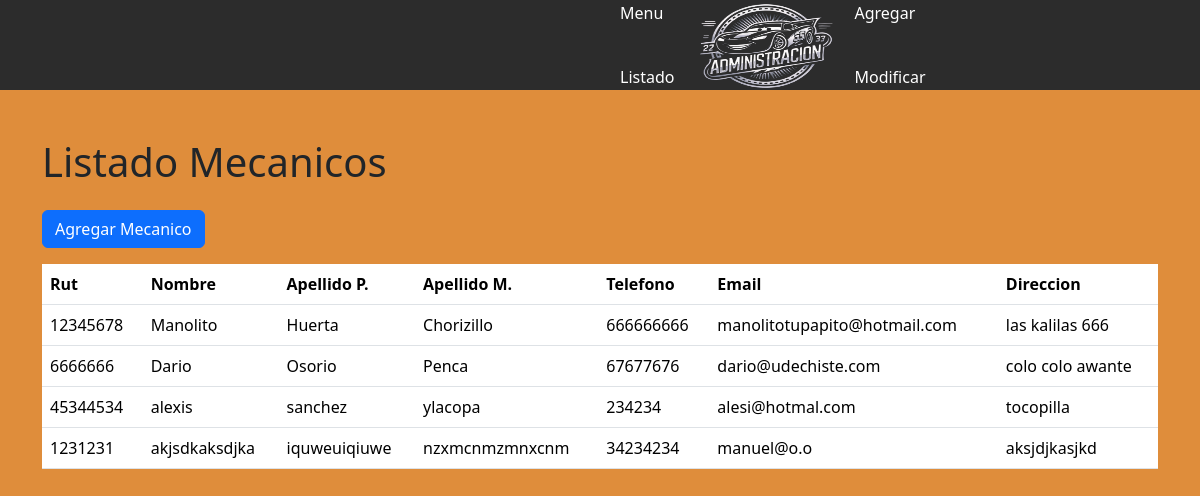
Screenshot of /listarM with the database file from the repository.
### myapp/models.py (models this page shows, shortened)
class Mecanico(models.Model):
    rut = models.CharField(primary_key=True, max_length=10)
    nombre = models.CharField(max_length=20)
    apellido_paterno = models.CharField(max_length=20)
    apellido_materno = models.CharField(max_length=20)
    telefono = models.CharField(max_length=45)
    email = models.EmailField(unique=True, max_length=100, blank=True, null=True)
    direccion = models.CharField(max_length=50, blank=True, null=True)

### myapp/views.py (the view)
# urls.py: path('listarM', views.listarM, name='listarM'),
def listarM(request):
    mecanicos = Mecanico.objects.all()
    contexto = {
        'mecanicos': mecanicos
    }
    return render(request, 'Administracion/listarM.html', contexto)

### myapp/templates/Administracion/listarM.html (shortened to what this page needs)
{% load static %}
<!DOCTYPE html>
<html lang="es">
<head>
    <link rel="stylesheet" href="{% static 'css/menu.css' %}">
    <link href="https://cdn.jsdelivr.net/npm/bootstrap@5.3.3/dist/css/bootstrap.min.css" rel="stylesheet">
    <link rel="stylesheet" href="https://cdn.jsdelivr.net/npm/bootstrap-icons@1.11.3/font/bootstrap-icons.min.css">
</head>
<body>
    <div class="navbarM">
        <ul class="nav me-auto mb-4 mb-lg-0">
            <li class="nav-item">
                <a class="nav-link" href="{% url 'menu' %}">Menu</a>
            </li>
            <li class="nav-item">
                <a class="nav-link" href="{% url 'listar' %}">Listado</a>
            </li>
        </ul>
        <a class="logo" href="{% url 'menu' %}">
            <img src="{% static 'imagenes/Adm.png' %}" alt="logo" width="140px" height="100px">
        </a>
        <ul class="nav ms-auto mb-2 mb-lg-0">
            <li class="nav-item">
                <a class="nav-link" href="{% url 'agregar' %}">Agregar</a>
            </li>
            <li class="nav-item">
                <a class="nav-link" href="{% url 'modificar' %}">Modificar</a>
            </li>
        </ul>
    </div>
    <div class="container mt-5">
        <div class="row">
            <div class="col-md-12">
                <h1 class="mb-4">Listado Mecanicos</h1>
                <a href="{% url 'agregar' %}" class="btn btn-primary mb-3">Agregar Mecanico</a>
                <table class="table">
                    <thead>
                        <tr>
                            <th scope="col">Rut</th>
                            <th scope="col">Nombre</th>
                            <th scope="col">Apellido P.</th>
                            <th scope="col">Apellido M.</th>
                            <th scope="col">Telefono</th>
                            <th scope="col">Email</th>
                            <th scope="col">Direccion</th>
                        </tr>
                    </thead>
                    <tbody>
                        {% for mecanico in mecanicos %}
                            <tr>
                                <td>{{ mecanico.rut }}</td>
                                <td>{{ mecanico.nombre }}</td>
                                <td>{{ mecanico.apellido_paterno }}</td>
                                <td>{{ mecanico.apellido_materno }}</td>
                                <td>{{ mecanico.telefono }}</td>
                                <td>{{ mecanico.email }}</td>
                                <td>{{ mecanico.direccion }}</td>
                            </tr>
                        {% endfor %}
                    </tbody>
                </table>
            </div>
        </div>
    </div>
    <br>
    <br>
    <br>
</body>
</html>

### myapp/static/css/menu.css (style rules this page uses)
.navbarM { background-color: #2c2c2c; height: 90px; align-items: center; display: flex; padding: 0 600px; }
.logo { text-decoration: none; }
.nav li { display: inline-block; }
.nav a { color: white; text-decoration: none; padding: 20px; }

### myapp/templates/Administracion/listarM.html (style rules this page uses)
body { background: rgb(223, 141, 59); }

### rows the page displays
Mecanico: rut "12345678", nombre "Manolito", apellido_paterno "Huerta", apellido_materno "Chorizillo", telefono "666666666", email "manolitotupapito@hotmail.com", direccion "las kalilas 666"
Mecanico: rut "6666666", nombre "Dario", apellido_paterno "Osorio", apellido_materno "Penca", telefono "67677676", email "dario@udechiste.com", direccion "colo colo awante"
Mecanico: rut "45344534", nombre "alexis", apellido_paterno "sanchez", apellido_materno "ylacopa", telefono "234234", email "alesi@hotmal.com", direccion "tocopilla"
Mecanico: rut "1231231", nombre "akjsdkaksdjka", apellido_paterno "iquweuiqiuwe", apellido_materno "nzxmcnmzmnxcnm", telefono "34234234", email "manuel@o.o", direccion "aksjdjkasjkd"
